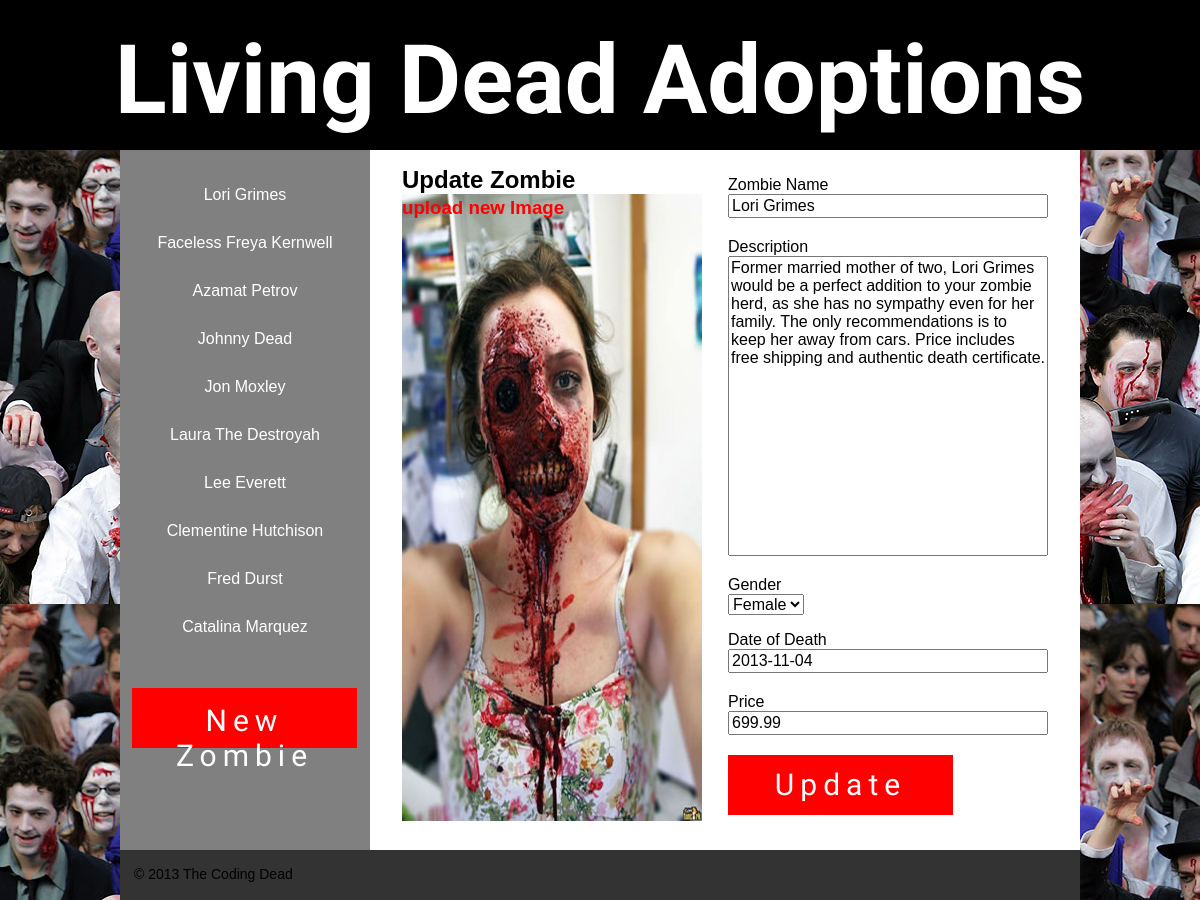
The page /admin/edit_page.php?id=1 on the database its author committed.
### tables this page shows
CREATE TABLE IF NOT EXISTS `tb_products` (
  `zombie_id` int(11) NOT NULL AUTO_INCREMENT,
  `name` varchar(32) NOT NULL,
  `description` text NOT NULL,
  `gender` varchar(6) NOT NULL,
  `dod` date NOT NULL,
  `price` double NOT NULL,
  `image` varchar(255) NOT NULL,
  PRIMARY KEY (`zombie_id`)
);

### classes/database.php (called while the page is built, shortened)
<?php
class Database{
	private $connection = null;
	public function __construct(){
		$this->connection = new mysqli(
			'localhost',
			'root',
			'',
			'zombie'
		);
	}
	public function get($fields, $table, $where = false){
		$select_query = "
			SELECT $fields
			FROM $table
		";
		if($where != false){
			$select_query .= ' WHERE '.$where;
		}
		$result = $this->connection->query($select_query);
		return $this->make_into_assoc($result);
	}
	public function get_one($fields, $table, $where = false){
		$result = $this->get($fields, $table, $where);
		return $result[0];
	}
	private function sanitize($input){
		$output = htmlspecialchars($input);
		return $output;
	}
	private function make_into_assoc($result){
		$rows = array();
		while($row = $result->fetch_assoc()){
			foreach($row as $key => $value){
				$row[$key] = $this->sanitize($value);
			}
			$rows[] = $row;
		}
		return $rows;
	}
}

### classes/page.php (called while the page is built, shortened)
<?php
require_once('database.php');
class Page{
	private $db;
	function __CONSTRUCT($id = 0){
		$this->db = new Database();
		if($id != 0){
			$this->load($id);
		}
	}
	function load($id){
		$result = $this->db->get_one(
			'name, description, gender, dod, price, image',
			'tb_products',
			'zombie_id = '.$id
		);
		if(count($result)){
			$this->name = $result['name'];
			$this->description = $result['description'];
			$this->gender = $result['gender'];
			$this->dod = $result['dod'];
			$this->price = $result['price'];
			$this->image = $result['image'];
		}
		return $result;
	}
}

### public/admin/edit_page.php (the view, shortened to what this page needs)
<?php
require_once('../../classes/page.php');
require_once('../../classes/form.php');
$page = new Page($_GET['id']);
$form = new Form();
include('../../includes/admin_header.php');
include('../../includes/admin_sidenav.php');
echo '<div class="main">';
 	echo '<h2>Update Zombie</h2>';
 	echo '<div class="image">';?>
 	<img src="../../assets/images/<?php echo $page->image; ?>" alt="">
	<?php echo '<h3><a href="">upload new Image</a></h3>';
	echo '</div>';
	echo '<div class="form">';
	echo $form->open('update_page.php', 'post');
		echo $form->label('name', 'Zombie Name');
		echo $form->text('name', $page->name, '');
		echo $form->label('description', 'Description');
		echo $form->textarea('description', $page->description);
		$genders_array = array();
		$genders_array[] = 'Male';
		$genders_array[] = 'Female';
		echo $form->label('gender', 'Gender');
		echo $form->select('gender', $genders_array, $page->gender);
		echo $form->label('dod', 'Date of Death');
		echo $form->text('dod', $page->dod, '');
		echo $form->label('price', 'Price');
		echo $form->text('price', $page->price, '');
		echo $form->submit('submit', 'Update');
	echo $form->close();
echo '</div>';
echo '</div>';
include('../../includes/footer.php');

### classes/navigation.php (shortened to what this page needs)
<?php
require_once('database.php');
class Navigation{
	private $db;
	function __CONSTRUCT(){
		$this->db = new Database();
	}
	function make_admin_lists(){
		$all_of_the_zombies = $this->get_names();
					echo '<ul>';
					foreach($all_of_the_zombies as $zombie){
						echo '<li>';
						echo '<a href="index.php?id='.$zombie['zombie_id'].
								'">'.$zombie['name'].'</a>';
						echo '</li>';			}
					echo '</ul>';
	}
	function get_names(){
		$names = $this->db->get('zombie_id, name', 'tb_products');
		return $names;
	}
}

### classes/form.php (shortened to what this page needs)
<?php
class Form{
	function open($action, $method){
		return '<form action="'.$action.'" method="'.$method.'">';
	}
	function close(){
		return '</form>';
	}
	function label($for, $title){
		return '<label for="'.$for.'">'.$title.'</label>';
	}
	function text($name, $value = '',$place){
		return '<input type="text" id="'.$name.'" name="'.$name.'" value="'.$value.'"placeholder="'.$place.'">';
	}
	function select($name,  $options, $default = NULL){
		$html = '<select name="'.$name.'">';
		foreach($options as $option){
			if($default != NULL && $option == $default){
				$selected = 'selected';
			}else{
				$selected = '';
			}
			$html .= "<option $selected>$option</option>";
		}
		$html .= '</select>';
		return $html;
	}
	function submit($name, $value){
		return '<input type="submit" name="'.$name.'" value="'.$value.'">';
	}
	function textarea($name, $value = ''){
		return '<textarea id="'.$name.'"
		name="'.$name.'">'.$value.'</textarea>';
	}
}

### assets/css/style.css (style rules this page uses)
html { background:#fff;color:#000;font-family:sans-serif;-ms-text-size-adjust:100%;-webkit-text-size-adjust:100% }
body { margin:0 }
img { border:0 }
button,input,select,textarea { font-family:inherit;font-size:100%;margin:0 }
button,input { line-height:normal }
button,select { text-transform:none }
button,html input[type="button"],input[type="reset"],input[type="submit"] { -webkit-appearance:button;cursor:pointer }
textarea { overflow:auto;vertical-align:top }
* { -webkit-box-sizing: border-box; -moz-box-sizing: border-box; box-sizing: border-box; }
body { font-family: Helvetica, 'Helvetica Neue', Arial, sans-serif; margin: 0; background-image: url(../images/ZombieWalk.jpg); }
p, h3 { line-height: 150%; padding: 0 0 2em 0; }
.sidenav ul { list-style: none; padding:10px 0px 10px 0px; }
.sidenav li { padding:10px 0px 20px 0px; text-align: center; }
.sidenav li a { text-decoration: none; color: white; }
.main { position: relative; width:710px; height: 700px; margin: 0; background-color: #fff; float: left; padding: 1em 2em; }
.main h2 { margin: 0; }
.form { position: absolute; top: 1.6em; right: 2em; width: 320px; height: auto; }
.image { position: relative; float: left; width: 300px; height: 627px; background-image: url(../images/dude-zombiegrey.jpg); }
.image h3 { position: absolute; top: 0; text-align: center; margin: 0; }
.image a { text-decoration: none; color: red; }
.form label { display: block; }
.form input[type=text], textarea { outline: 0; min-width: 320px; margin-bottom: 20px; }
.form select { margin: 0 0 1em; }
.form textarea { height: 300px; resize: none; }
.form input[type=submit], .info input[type=submit] { border: 0; background: #eee; color: #333; padding: 10px 20px; font-size: 16px; display: block; cursor: pointer; font-family: Creepster, Arial, sans-serif; font-size: 30px; background: red; color: white; width:7.5em; height: 2em; letter-spacing: 0.2em; }

### rows shown on the page
tb_products: name "Lori Grimes", image (picture), description "Former married mother of two, Lori Grimes would be a perfect addition to your zombie herd, as she has no sympathy even for her family. The only recommendations is to keep her away from cars. Price includes free shipping and authentic death certificate.", dod "2013-11-04", price "699.99"
tb_products: name "Faceless Freya Kernwell"
tb_products: name "Azamat Petrov"
tb_products: name "Johnny Dead"
tb_products: name "Jon Moxley"
tb_products: name "Laura The Destroyah"
tb_products: name "Lee Everett"
tb_products: name "Clementine Hutchison"
tb_products: name "Fred Durst"
tb_products: name "Catalina Marquez"

### other values the page prints
$title "Zombie Name Description Gender Date of Death Price"
form field gender "Female"
